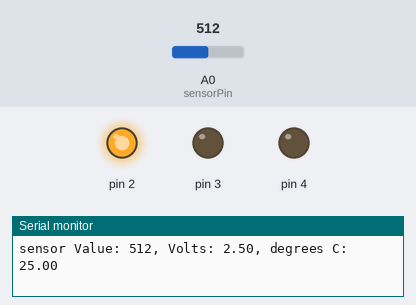
Bench run of a sketch on a simulated Arduino Uno, built with avr-gcc and run on an emulated ATmega328P. Shown: output pins drawn as LEDs (lit = HIGH), the last lines printed to the serial monitor. The test bench sets the inputs (shaded band); at power-on: A0 (sensorPin) = 512.

Above: at 1.2 s.
1.3 s: A0 (sensorPin) set to 496
4.3 s: A0 (sensorPin) set to 481
At 4.9 s:
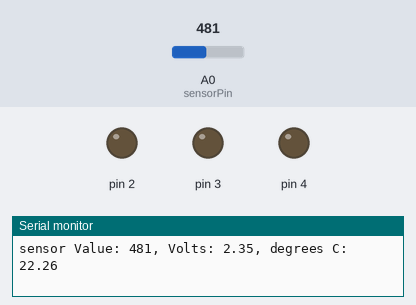
5.8 s: A0 (sensorPin) set to 1023
At 6.4 s:
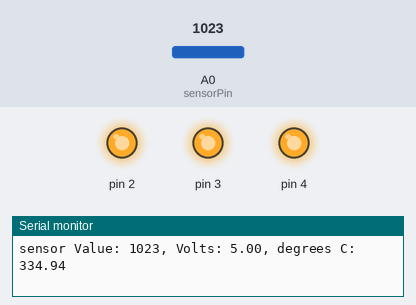
7.3 s: A0 (sensorPin) set to 551
8.8 s: A0 (sensorPin) set to 521
At 9.5 s:
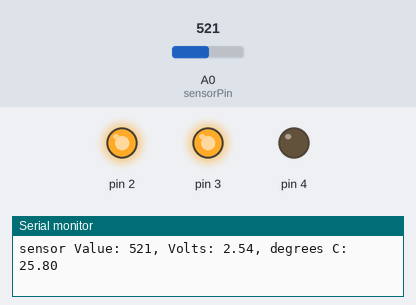
10.3 s: A0 (sensorPin) set to 511
At 10.9 s:
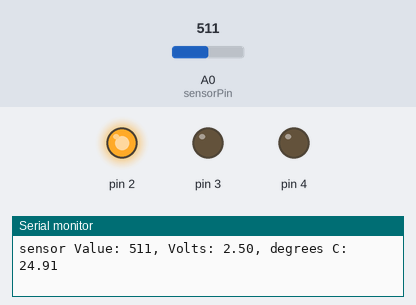
Timing chart, 0 to 13.3 s (numbered marks = the images above; inputs shaded):
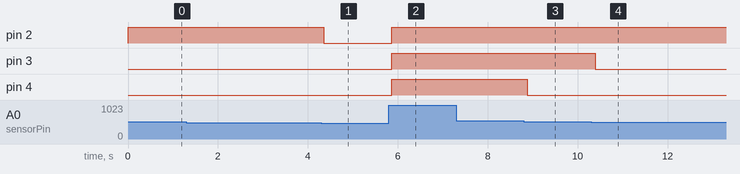

Measured:
- the behaviour switches between 490 and 489 on A0 (sensorPin) (found by bisection; images 0 and 1)
- the behaviour switches between 535 and 534 on A0 (sensorPin) (found by bisection; images 2 and 3)
- after the input at 4.3 s, pin 2: HIGH → LOW after 0.05 s
- after the input at 5.8 s, pin 2–4: LOW → HIGH after 0.06 s
- after the input at 8.8 s, pin 4: HIGH → LOW after 0.08 s
- after the input at 10.3 s, pin 3: HIGH → LOW after 0.09 s

The sketch:

lab3.5_Thermister_10K_LoveOMeter.ino
```cpp
/*
  Adopted from: Arduino Starter Kit example Project 3 - Love-O-Meter
  This program uses a thermistor to control three LEDs. As the temperature
  sensed by the thermistor increates, more LEDs turn on.
  http://www.arduino.cc/starterKit

*/

// named constant for the pin the sensor is connected to
const int sensorPin = A0;
// room temperature in Celsius
const float baselineTemp = 21.0;

void setup() {
  // open a serial connection to display values
  Serial.begin(9600);
  // set the LED pins as outputs
  // the for() loop saves some extra coding
  for (int pinNumber = 2; pinNumber < 5; pinNumber++) {
    pinMode(pinNumber, OUTPUT);
    digitalWrite(pinNumber, LOW);
  }
}

void loop() {
  // read the value on AnalogIn pin 0 and store it in a variable
  int ADCReading = analogRead(sensorPin);

  // send the 10-bit sensor value out the serial port
  Serial.print("sensor Value: ");
  Serial.print(ADCReading);

  // convert the ADC reading to voltage
  float voltage = (ADCReading / 1024.0) * 5.0;

  // Send the voltage level out the Serial port
  Serial.print(", Volts: ");
  Serial.print(voltage);

  //Find the resistance of the thermistor
  long Resistance = 10000.0 * ((1024.0 / ADCReading - 1));
  //Find the temperature based on Steinhart–Hart equation
  float TempK = log(Resistance);
  TempK = 1 / (0.001129148 + 0.000234125 * TempK + 0.0000000876741 * TempK * TempK * TempK );

  float TempC = TempK - 273.15;            // Convert Kelvin to Celcius
  float TempF = (TempC * 9.0) / 5.0 + 32.0; // Convert Celcius to Fahrenheit

  Serial.print(", degrees C: ");
  Serial.println(TempC);
  // if the current temperature is lower than the baseline turn off all LEDs
  if (TempC < baselineTemp + 2) {
    digitalWrite(2, LOW);
    digitalWrite(3, LOW);
    digitalWrite(4, LOW);
  } // if the temperature rises 2-4 degrees, turn an LED on
  else if (TempC >= baselineTemp + 2 && TempC < baselineTemp + 4) {
    digitalWrite(2, HIGH);
    digitalWrite(3, LOW);
    digitalWrite(4, LOW);
  } // if the temperature rises 4-6 degrees, turn a second LED on
  else if (TempC >= baselineTemp + 4 && TempC < baselineTemp + 6) {
    digitalWrite(2, HIGH);
    digitalWrite(3, HIGH);
    digitalWrite(4, LOW);
  } // if the temperature rises more than 6 degrees, turn all LEDs on
  else if (TempC >= baselineTemp + 6) {
    digitalWrite(2, HIGH);
    digitalWrite(3, HIGH);
    digitalWrite(4, HIGH);
  }
  delay(1);
}
```
